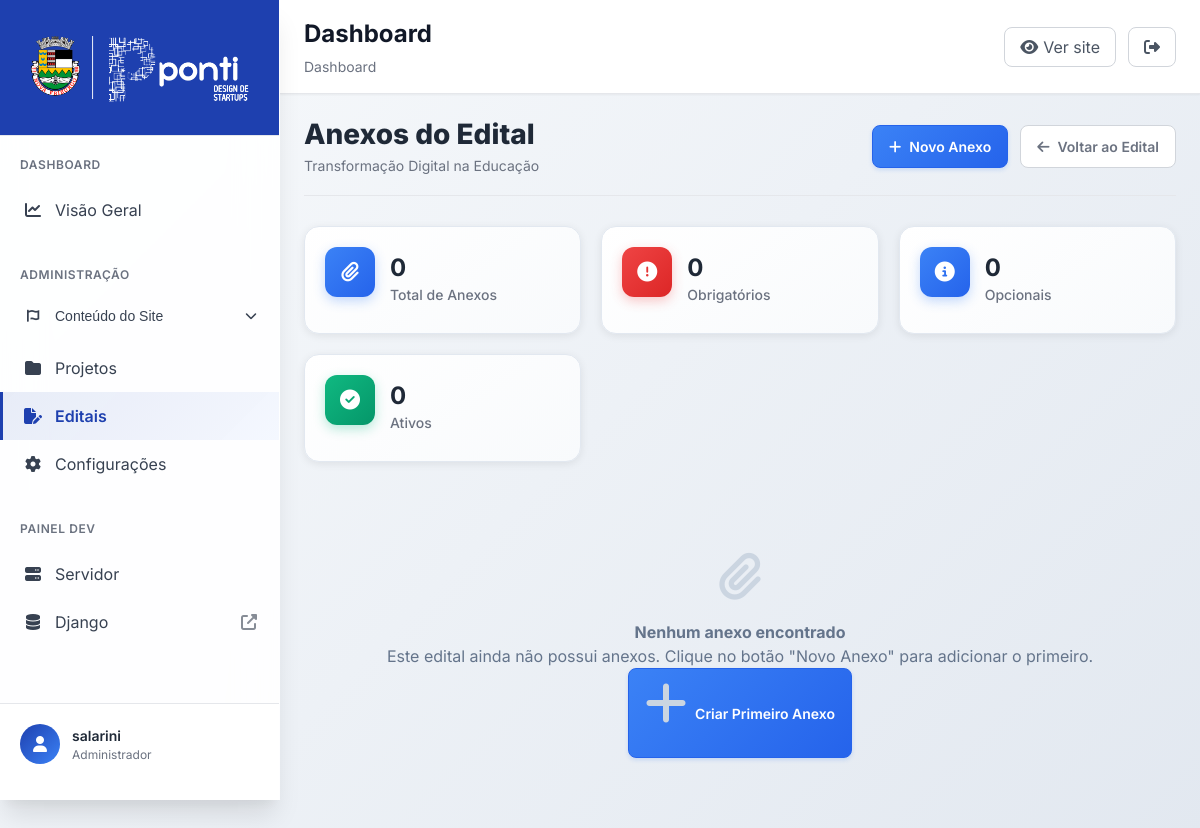
/editais/admin/editais/14/anexos/ (signed in), run on an earlier commit of the app's database.
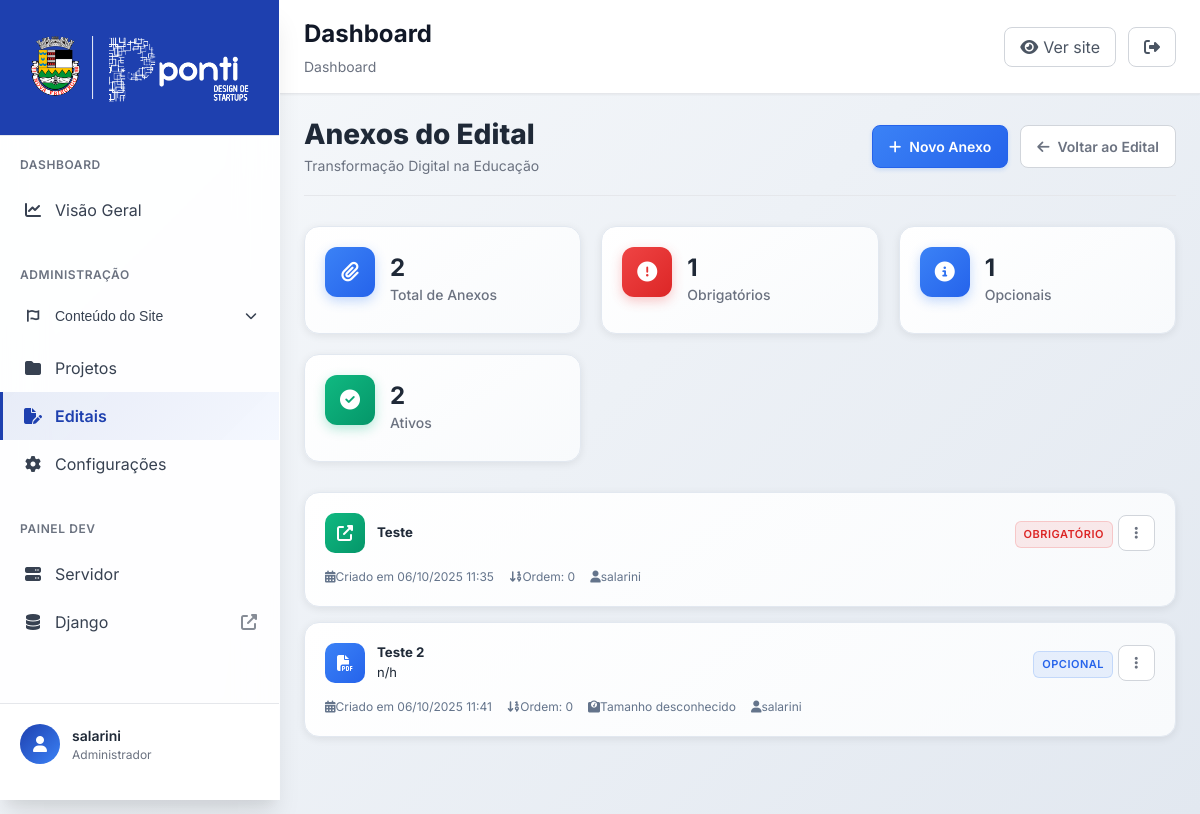
And on a later commit of the database.
### editais/models.py (models this page shows, shortened)
class AnexoEdital(models.Model):
    TIPO_CHOICES = [
        ('arquivo', 'Arquivo'),
        ('link', 'Link Externo'),
    ]
    edital = models.ForeignKey(
        Edital,
        on_delete=models.CASCADE,
        related_name='anexos',
        verbose_name="Edital"
    )
    tipo = models.CharField(
        max_length=10,
        choices=TIPO_CHOICES,
        default='arquivo',
        verbose_name="Tipo de Anexo"
    )
    titulo = models.CharField(
        max_length=200,
        verbose_name="Título do Anexo",
        help_text="Nome descritivo do anexo (ex: 'Formulário de Inscrição', 'Planilha de Orçamento')"
    )
    descricao = models.TextField(
        blank=True,
        verbose_name="Descrição",
        help_text="Descrição opcional do anexo"
    )
    arquivo = models.FileField(
        upload_to=anexo_upload_path,
        blank=True,
        null=True,
        verbose_name="Arquivo",
        help_text="Upload do arquivo anexo",
        validators=[FileExtensionValidator(allowed_extensions=['pdf', 'doc', 'docx', 'xls', 'xlsx', 'zip', 'rar'])]
    )
    link_url = models.URLField(
        blank=True,
        verbose_name="URL do Link",
        help_text="URL completa do link externo"
    )
    obrigatorio = models.BooleanField(
        default=False,
        verbose_name="Obrigatório",
        help_text="Se este anexo é obrigatório para a inscrição"
    )
    ordem = models.PositiveIntegerField(
        default=0,
        verbose_name="Ordem",
        help_text="Ordem de exibição (0 = primeiro)"
    )
    ativo = models.BooleanField(
        default=True,
        verbose_name="Ativo"
    )
    data_criacao = models.DateTimeField(
        auto_now_add=True,
        verbose_name="Data de Criação"
    )
    data_atualizacao = models.DateTimeField(
        auto_now=True,
        verbose_name="Última Atualização"
    )
    criado_por = models.ForeignKey(
        'auth.User',
        on_delete=models.SET_NULL,
        null=True,
        blank=True,
        verbose_name="Criado por"
    )
    class Meta:
        verbose_name = "Anexo do Edital"
        verbose_name_plural = "Anexos dos Editais"
        ordering = ['ordem', 'titulo']
        unique_together = ['edital', 'titulo']
    @property
    def icone(self):
        if self.tipo == 'arquivo':
            if self.arquivo:
                extensao = self.arquivo.name.split('.')[-1].lower()
                icones = {
                    'pdf': 'fas fa-file-pdf',
                    'doc': 'fas fa-file-word',
                    'docx': 'fas fa-file-word',
                    'xls': 'fas fa-file-excel',
                    'xlsx': 'fas fa-file-excel',
                    'zip': 'fas fa-file-archive',
                    'rar': 'fas fa-file-archive',
                }
                return icones.get(extensao, 'fas fa-file')
            return 'fas fa-file'
        else:
            return 'fas fa-external-link-alt'
    @property
    def url(self):
        if self.tipo == 'arquivo' and self.arquivo:
            return self.arquivo.url
        elif self.tipo == 'link' and self.link_url:
            return self.link_url
        return None
    @property
    def tamanho_arquivo(self):
        if self.tipo == 'arquivo' and self.arquivo:
            try:
                size = self.arquivo.size
                if size < 1024:
                    return f"{size} B"
                elif size < 1024 * 1024:
                    return f"{size / 1024:.1f} KB"
                else:
                    return f"{size / (1024 * 1024):.1f} MB"
            except:
                return "Tamanho desconhecido"
        return None

### editais/views.py (the view)
# urls.py: path('admin/editais/<int:edital_id>/anexos/', views.admin_anexos_edital, name='admin_anexos_edital'),
@login_required
@user_passes_test(staff_required)
def admin_anexos_edital(request, edital_id):
    edital = get_object_or_404(Edital, id=edital_id)
    anexos = AnexoEdital.objects.filter(edital=edital).order_by('ordem', 'titulo')
    context = {
        'edital': edital,
        'anexos': anexos,
        'total_anexos': anexos.count(),
        'anexos_obrigatorios': anexos.filter(obrigatorio=True).count(),
        'anexos_opcionais': anexos.filter(obrigatorio=False).count(),
    }
    return render(request, 'editais/admin/anexos_listar.html', context)

### editais/views.py (called while the page is built)
def staff_required(user):
    return user.is_staff

### editais/templates/editais/admin/anexos_listar.html (shortened to what the changed rows need)
{% extends 'core_admin/base.html' %}
{% load static %}
{% block content %}
<div class="content-header">
    <div class="header-flex">
        <div class="header-title">
            <h1>Anexos do Edital</h1>
        </div>
    </div>
</div>
<div class="content-body">
    <div class="stats-container">
        <div class="stat-card">
            <div class="stat-details">
                <h3>{{ total_anexos }}</h3>
                <p>Total de Anexos</p>
            </div>
        </div>
        <div class="stat-card">
            <div class="stat-details">
                <h3>{{ anexos_obrigatorios }}</h3>
                <p>Obrigatórios</p>
            </div>
        </div>
        <div class="stat-card">
            <div class="stat-details">
                <h3>{{ anexos_opcionais }}</h3>
                <p>Opcionais</p>
            </div>
        </div>
        <div class="stat-card">
            <div class="stat-details">
                <h3>{{ anexos.count }}</h3>
                <p>Ativos</p>
            </div>
        </div>
    </div>
    {% if anexos %}
        <div class="anexos-list">
            {% for anexo in anexos %}
                <div class="anexo-card" data-anexo-id="{{ anexo.id }}">
                    <div class="anexo-header">
                        <div class="anexo-info">
                            <div class="anexo-icon {% if anexo.tipo == 'arquivo' %}arquivo-icon{% else %}link-icon{% endif %}">
                                <i class="{{ anexo.icone }}"></i>
                            </div>
                            <div>
                                <h5 class="mb-1">{{ anexo.titulo }}</h5>
                                {% if anexo.descricao %}
                                    <p class="mb-0 text-muted" style="font-size: 13px;">{{ anexo.descricao }}</p>
                                {% endif %}
                            </div>
                        </div>
                        <div class="d-flex gap-2 align-items-center">
                            {% if anexo.obrigatorio %}
                                <span class="tag tag-obrigatorio">Obrigatório</span>
                            {% else %}
                                <span class="tag tag-opcional">Opcional</span>
                            {% endif %}
                            <div class="actions-dropdown">
                                <button class="btn btn-sm btn-outline-secondary" onclick="toggleDropdown({{ anexo.id }})">
                                    <i class="fas fa-ellipsis-v"></i>
                                </button>
                            </div>
                        </div>
                    </div>
                    <div class="anexo-meta">
                        <span><i class="fas fa-calendar-alt me-1"></i>Criado em {{ anexo.data_criacao|date:"d/m/Y H:i" }}</span>
                        <span><i class="fas fa-sort-numeric-down me-1"></i>Ordem: {{ anexo.ordem }}</span>
                        {% if anexo.tipo == 'arquivo' and anexo.tamanho_arquivo %}
                            <span><i class="fas fa-weight me-1"></i>{{ anexo.tamanho_arquivo }}</span>
                        {% endif %}
                        {% if anexo.criado_por %}
                            <span><i class="fas fa-user me-1"></i>{{ anexo.criado_por.get_full_name|default:anexo.criado_por.username }}</span>
                        {% endif %}
                    </div>
                </div>
            {% endfor %}
        </div>
    {% else %}
        <div class="empty-state">
            <i class="fas fa-paperclip"></i>
            <h4>Nenhum anexo encontrado</h4>
            <p>Este edital ainda não possui anexos. Clique no botão "Novo Anexo" para adicionar o primeiro.</p>
            <a href="{% url 'editais:admin_criar_anexo' edital.id %}" class="btn btn-primary">
                <i class="fas fa-plus"></i> Criar Primeiro Anexo
            </a>
        </div>
    {% endif %}
</div>
{% endblock %}

What changed in the data, as far as the page shows it:
added AnexoEdital: titulo "Teste", obrigatorio "OBRIGATÓRIO", data_criacao "06/10/2025 11:35", ordem "0", criado_por.get_full_name "salarini", tipo "link" (drawn)
added AnexoEdital: titulo "Teste 2", descricao "n/h", obrigatorio "OPCIONAL", data_criacao "06/10/2025 11:41", ordem "0", tamanho_arquivo "Tamanho desconhecido", criado_por.get_full_name "salarini"
Also different on the page:
{{ total_anexos }}: "0" → "2"
{{ anexos_obrigatorios }}: "0" → "1"
{{ anexos_opcionais }}: "0" → "1"
{{ anexos.count }}: "0" → "2"
text no longer shown: "Nenhum anexo encontrado Este edital ainda não possui anexos. Clique no botão \"Novo Anexo\" para adicionar o primeiro. Criar Primeiro Anexo"
